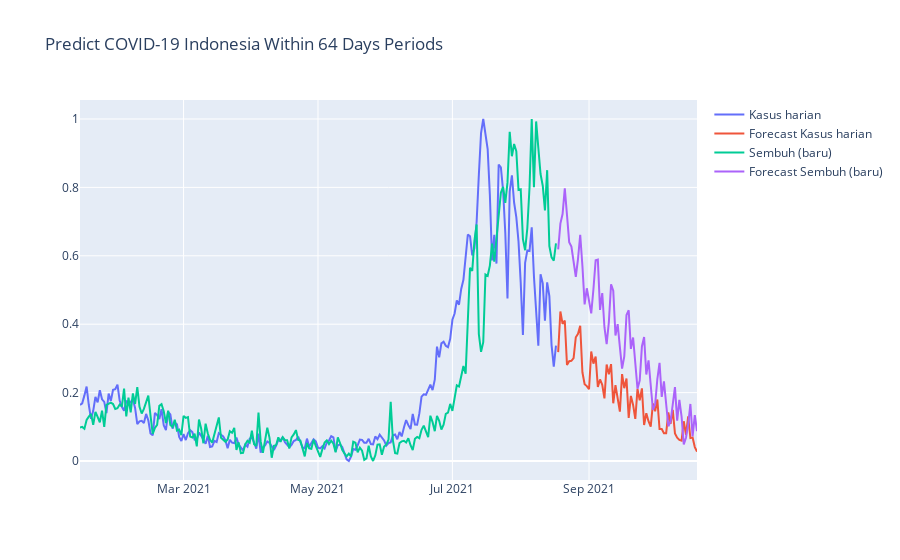

The code cell stored with this chart in its notebook:
### Code cell
line_stat = []

for x in range(0,2):
    line_stat.append(go.Scatter(x=df_timeseries.tanggal, y=series[variable[x]], name=variable[x], mode='lines'))
    line_stat.append(go.Scatter(x=dates, y=prediction[variable[x]], name=f'Forecast {variable[x]}', mode='lines'))

fig = go.Figure(data=line_stat)
fig.update_layout(title_text=f"Predict COVID-19 Indonesia Within {min_case} Days Periods")
fig.show()
